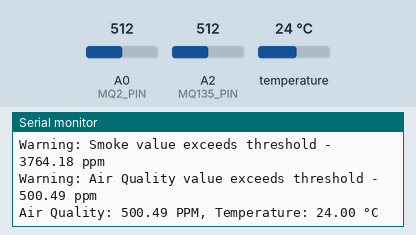
Simulated run of this sketch. Board: Arduino Uno, built with avr-gcc and run on an emulated ATmega328P. Parts: the last lines printed to the serial monitor. The inputs (shaded band) are chosen by the test bench; at power-on: A0 (MQ2_PIN) = 512, temperature 24 °C, A2 (MQ135_PIN) = 512.

Above: at 1.2 s.
1.3 s: A0 (MQ2_PIN) set to 1023
At 3.84 s:
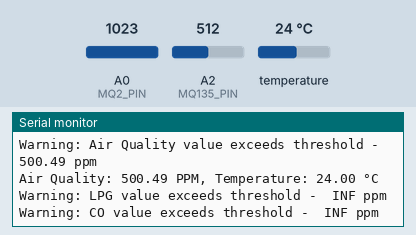
5.3 s: temperature set to 12 °C
At 6.4 s:
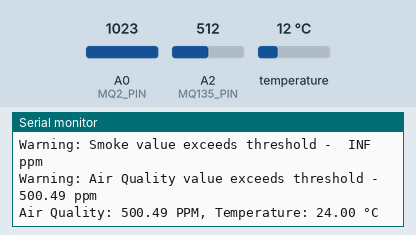
6.8 s: A2 (MQ135_PIN) set to 716
At 6.94 s:
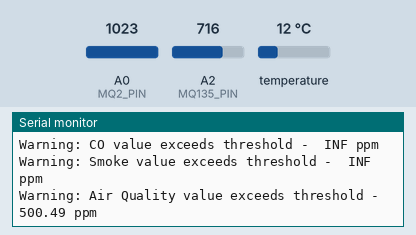
8.3 s: temperature set to 19 °C
At 9.0 s:
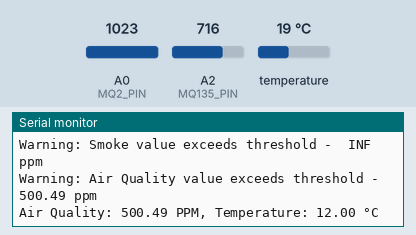
9.8 s: A0 (MQ2_PIN) set to 990
At 9.87 s:
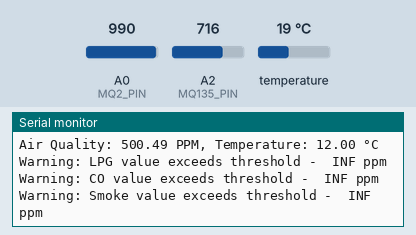
11.3 s: A2 (MQ135_PIN) set to 900
At 12.81 s:
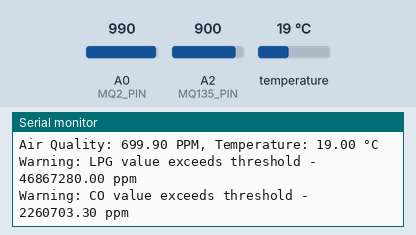
Timing chart, 0 to 13.8 s (numbered marks = the images above; inputs shaded):
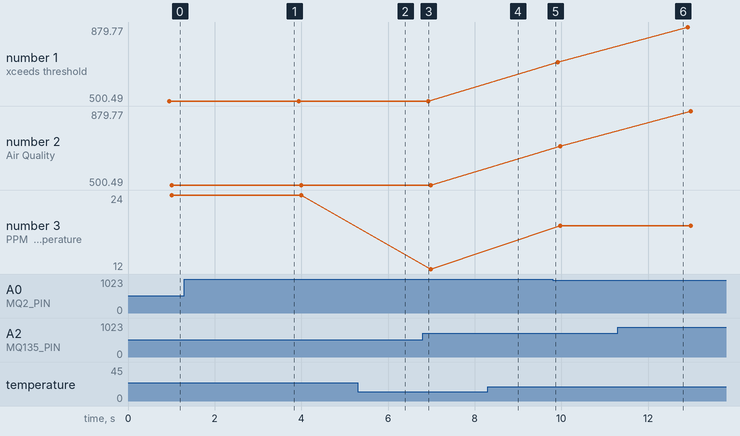

Measured:
- after the input at 1.3 s, the serial monitor: prints a new line after 2.5 s (image 1)
- plotted number 1: 699.9 → 879.77 after the input at 11.3 s
- plotted number 2: 699.9 → 879.77 after the input at 11.3 s

The sketch:

Smart_Air_Checking_System.ino
```cpp
#include <SoftwareSerial.h>
#include <OneWire.h>
#include <DallasTemperature.h>

// Sensor Pins
#define MQ2_PIN A0
#define MQ135_PIN A2
#define ONE_WIRE_BUS 2

// Thresholds
#define LPG_THRESHOLD 1000
#define CO_THRESHOLD 70
#define SMOKE_THRESHOLD 200
#define AIRQ_THRESHOLD 200

// MQ2 Calibration Constants
#define RO_LPG 9.8       // Ro for LPG in clean air
#define RO_CO 10.0       // Ro for CO in clean air
#define RO_SMOKE 8.5     // Ro for Smoke in clean air

SoftwareSerial bluetooth(3, 4); // RX, TX
OneWire oneWire(ONE_WIRE_BUS);
DallasTemperature tempSensor(&oneWire);

void setup() {
  Serial.begin(9600);
  bluetooth.begin(9600);
  tempSensor.begin();
}

void loop() {
  // Read sensor values
  float lpg = readGas(MQ2_PIN, RO_LPG, -0.4, 0.6);  // LPG parameters
  float co = readGas(MQ2_PIN, RO_CO, -0.5, 0.7);     // CO parameters
  float smoke = readGas(MQ2_PIN, RO_SMOKE, -0.4, 0.5); // Smoke parameters
  float airQuality = readAirQuality();
  float temp = readTemperature();

  // Check thresholds and send warnings
  checkThresholds(lpg, co, smoke, airQuality);

  // Print normal readings to Serial
  Serial.print("Air Quality: ");
  Serial.print(airQuality);
  Serial.print(" PPM, Temperature: ");
  Serial.print(temp);
  Serial.println(" °C");

  // Handle Bluetooth commands
  handleBluetooth(lpg, co, smoke, airQuality, temp);

  delay(2000); // Reading interval
}

float readGas(int pin, float ro, float a, float b) {
  int value = analogRead(pin);
  float voltage = value * (5.0 / 1023.0);
  float rs = (5.0 - voltage) / voltage;
  float ratio = rs / ro;
  return pow(10, (log10(ratio) - b) / a);
}

float readAirQuality() {
  int value = analogRead(MQ135_PIN);
  return value * (1000.0 / 1023.0); // Example conversion
}

float readTemperature() {
  tempSensor.requestTemperatures();
  return tempSensor.getTempCByIndex(0);
}

void checkThresholds(float lpg, float co, float smoke, float airQ) {
  if(lpg > LPG_THRESHOLD) sendWarning("LPG", lpg);
  if(co > CO_THRESHOLD) sendWarning("CO", co);
  if(smoke > SMOKE_THRESHOLD) sendWarning("Smoke", smoke);
  if(airQ > AIRQ_THRESHOLD) sendWarning("Air Quality", airQ);
}

void sendWarning(String gas, float value) {
  String msg = "Warning: " + gas + " value exceeds threshold - " + String(value) + " ppm";
  Serial.println(msg);
  bluetooth.println(msg);
}

void handleBluetooth(float lpg, float co, float smoke, float airQ, float temp) {
  if(bluetooth.available()) {
    char cmd = bluetooth.read();

    switch(cmd) {
      case 'R':
        bluetooth.print("LPG:");
        bluetooth.print(lpg, 5);
        bluetooth.print("ppm CO:");
        bluetooth.print(co, 5);
        bluetooth.print("ppm SMOKE:");
        bluetooth.print(smoke, 5);
        bluetooth.println("ppm");
        break;

      case 'A':
        bluetooth.print("Air Quality: ");
        bluetooth.print(airQ);
        bluetooth.print("ppm Temperature:");
        bluetooth.print(temp, 2);
        bluetooth.println("°C");
        break;
    }
  }
}
```
